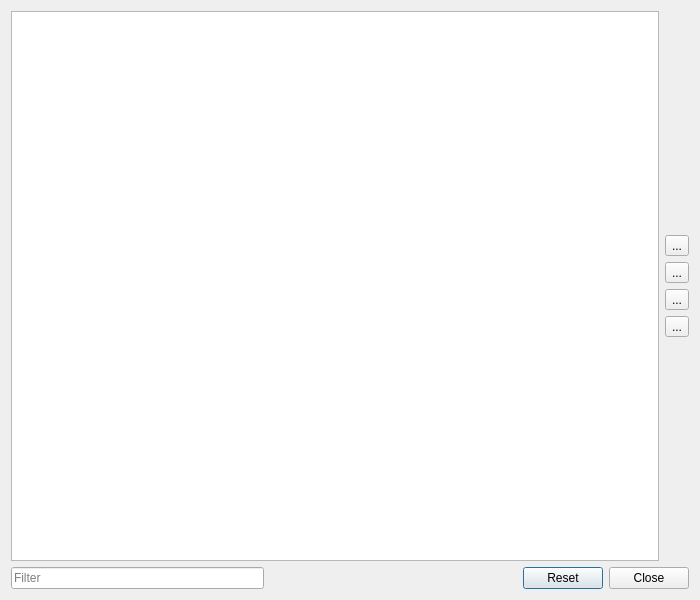
<?xml version="1.0" encoding="UTF-8"?>
<ui version="4.0">
 <class>LayerDialog</class>
 <widget class="QDialog" name="LayerDialog">
  <property name="geometry">
   <rect>
    <x>0</x>
    <y>0</y>
    <width>700</width>
    <height>600</height>
   </rect>
  </property>
  <property name="windowTitle">
   <string>Layer Manager</string>
  </property>
  <layout class="QVBoxLayout" name="verticalLayout">
   <item>
    <widget class="QFrame" name="frame">
     <layout class="QHBoxLayout" name="horizontalLayout">
      <property name="leftMargin">
       <number>0</number>
      </property>
      <property name="topMargin">
       <number>0</number>
      </property>
      <property name="rightMargin">
       <number>0</number>
      </property>
      <property name="bottomMargin">
       <number>0</number>
      </property>
      <item>
       <widget class="QTreeView" name="layerTreeView">
        <property name="dragEnabled">
         <bool>true</bool>
        </property>
        <property name="dragDropMode">
         <enum>QAbstractItemView::DragDropMode::InternalMove</enum>
        </property>
        <property name="defaultDropAction">
         <enum>Qt::DropAction::MoveAction</enum>
        </property>
        <property name="alternatingRowColors">
         <bool>true</bool>
        </property>
        <property name="selectionMode">
         <enum>QAbstractItemView::SelectionMode::ExtendedSelection</enum>
        </property>
        <property name="indentation">
         <number>0</number>
        </property>
       </widget>
      </item>
      <item>
       <widget class="QFrame" name="frame_2">
        <layout class="QVBoxLayout" name="verticalLayout_2">
         <property name="leftMargin">
          <number>0</number>
         </property>
         <property name="topMargin">
          <number>0</number>
         </property>
         <property name="rightMargin">
          <number>0</number>
         </property>
         <property name="bottomMargin">
          <number>0</number>
         </property>
         <item>
          <spacer name="verticalSpacer_2">
           <property name="orientation">
            <enum>Qt::Orientation::Vertical</enum>
           </property>
           <property name="sizeHint" stdset="0">
            <size>
             <width>20</width>
             <height>40</height>
            </size>
           </property>
          </spacer>
         </item>
         <item>
          <widget class="QToolButton" name="moveTopButton">
           <property name="text">
            <string>...</string>
           </property>
           <property name="icon">
            <iconset resource="../../../../scwx-qt.qrc">
             <normaloff>:/res/icons/font-awesome-6/angles-up-solid.svg</normaloff>:/res/icons/font-awesome-6/angles-up-solid.svg</iconset>
           </property>
          </widget>
         </item>
         <item>
          <widget class="QToolButton" name="moveUpButton">
           <property name="text">
            <string>...</string>
           </property>
           <property name="icon">
            <iconset resource="../../../../scwx-qt.qrc">
             <normaloff>:/res/icons/font-awesome-6/angle-up-solid.svg</normaloff>:/res/icons/font-awesome-6/angle-up-solid.svg</iconset>
           </property>
          </widget>
         </item>
         <item>
          <widget class="QToolButton" name="moveDownButton">
           <property name="text">
            <string>...</string>
           </property>
           <property name="icon">
            <iconset resource="../../../../scwx-qt.qrc">
             <normaloff>:/res/icons/font-awesome-6/angle-down-solid.svg</normaloff>:/res/icons/font-awesome-6/angle-down-solid.svg</iconset>
           </property>
          </widget>
         </item>
         <item>
          <widget class="QToolButton" name="moveBottomButton">
           <property name="text">
            <string>...</string>
           </property>
           <property name="icon">
            <iconset resource="../../../../scwx-qt.qrc">
             <normaloff>:/res/icons/font-awesome-6/angles-down-solid.svg</normaloff>:/res/icons/font-awesome-6/angles-down-solid.svg</iconset>
           </property>
          </widget>
         </item>
         <item>
          <spacer name="verticalSpacer">
           <property name="orientation">
            <enum>Qt::Orientation::Vertical</enum>
           </property>
           <property name="sizeHint" stdset="0">
            <size>
             <width>20</width>
             <height>209</height>
            </size>
           </property>
          </spacer>
         </item>
        </layout>
       </widget>
      </item>
     </layout>
    </widget>
   </item>
   <item>
    <widget class="QFrame" name="frame_3">
     <layout class="QHBoxLayout" name="horizontalLayout_2">
      <property name="leftMargin">
       <number>0</number>
      </property>
      <property name="topMargin">
       <number>0</number>
      </property>
      <property name="rightMargin">
       <number>0</number>
      </property>
      <property name="bottomMargin">
       <number>0</number>
      </property>
      <item>
       <widget class="QLineEdit" name="layerFilter">
        <property name="placeholderText">
         <string>Filter</string>
        </property>
        <property name="clearButtonEnabled">
         <bool>true</bool>
        </property>
       </widget>
      </item>
      <item>
       <spacer name="horizontalSpacer">
        <property name="orientation">
         <enum>Qt::Orientation::Horizontal</enum>
        </property>
        <property name="sizeHint" stdset="0">
         <size>
          <width>40</width>
          <height>20</height>
         </size>
        </property>
       </spacer>
      </item>
      <item>
       <widget class="QDialogButtonBox" name="buttonBox">
        <property name="sizePolicy">
         <sizepolicy hsizetype="Maximum" vsizetype="Fixed">
          <horstretch>0</horstretch>
          <verstretch>0</verstretch>
         </sizepolicy>
        </property>
        <property name="orientation">
         <enum>Qt::Orientation::Horizontal</enum>
        </property>
        <property name="standardButtons">
         <set>QDialogButtonBox::StandardButton::Close|QDialogButtonBox::StandardButton::Reset</set>
        </property>
       </widget>
      </item>
     </layout>
    </widget>
   </item>
  </layout>
 </widget>
 <resources>
  <include location="../../../../scwx-qt.qrc"/>
 </resources>
 <connections>
  <connection>
   <sender>buttonBox</sender>
   <signal>accepted()</signal>
   <receiver>LayerDialog</receiver>
   <slot>accept()</slot>
   <hints>
    <hint type="sourcelabel">
     <x>248</x>
     <y>254</y>
    </hint>
    <hint type="destinationlabel">
     <x>157</x>
     <y>274</y>
    </hint>
   </hints>
  </connection>
  <connection>
   <sender>buttonBox</sender>
   <signal>rejected()</signal>
   <receiver>LayerDialog</receiver>
   <slot>reject()</slot>
   <hints>
    <hint type="sourcelabel">
     <x>316</x>
     <y>260</y>
    </hint>
    <hint type="destinationlabel">
     <x>286</x>
     <y>274</y>
    </hint>
   </hints>
  </connection>
 </connections>
</ui>
